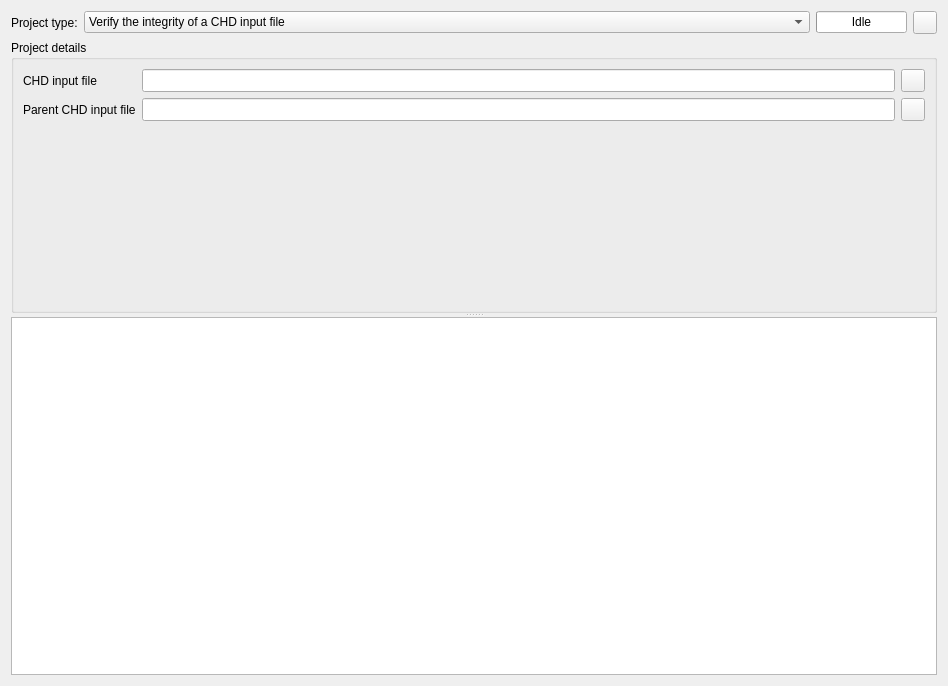
<?xml version="1.0" encoding="UTF-8"?>
<ui version="4.0">
 <class>ProjectWidget</class>
 <widget class="QWidget" name="ProjectWidget">
  <property name="geometry">
   <rect>
    <x>0</x>
    <y>0</y>
    <width>948</width>
    <height>686</height>
   </rect>
  </property>
  <layout class="QGridLayout" name="gridLayout">
   <item row="0" column="0">
    <widget class="QSplitter" name="splitter">
     <property name="orientation">
      <enum>Qt::Vertical</enum>
     </property>
     <widget class="QWidget" name="layoutWidget">
      <layout class="QVBoxLayout" name="verticalLayout" stretch="0,1">
       <item>
        <layout class="QHBoxLayout" name="horizontalLayout">
         <item>
          <widget class="QLabel" name="labelProjectType">
           <property name="sizePolicy">
            <sizepolicy hsizetype="Fixed" vsizetype="Preferred">
             <horstretch>0</horstretch>
             <verstretch>0</verstretch>
            </sizepolicy>
           </property>
           <property name="text">
            <string>Project type:</string>
           </property>
          </widget>
         </item>
         <item>
          <widget class="QComboBox" name="comboBoxProjectType">
           <property name="sizePolicy">
            <sizepolicy hsizetype="MinimumExpanding" vsizetype="Fixed">
             <horstretch>0</horstretch>
             <verstretch>0</verstretch>
            </sizepolicy>
           </property>
           <property name="sizeAdjustPolicy">
            <enum>QComboBox::AdjustToContents</enum>
           </property>
           <item>
            <property name="text">
             <string>Verify the integrity of a CHD input file</string>
            </property>
           </item>
           <item>
            <property name="text">
             <string>Create a raw CHD from an input file</string>
            </property>
           </item>
           <item>
            <property name="text">
             <string>Create a hard disk CHD from an input file</string>
            </property>
           </item>
           <item>
            <property name="text">
             <string>Create a CD CHD from an input file</string>
            </property>
           </item>
           <item>
            <property name="text">
             <string>Create a laserdisc CHD from an input file</string>
            </property>
           </item>
           <item>
            <property name="text">
             <string>Extract raw file from a CHD input file</string>
            </property>
           </item>
           <item>
            <property name="text">
             <string>Extract raw hard disk file from a CHD input file</string>
            </property>
           </item>
           <item>
            <property name="text">
             <string>Extract CD file from a CHD input file</string>
            </property>
           </item>
           <item>
            <property name="text">
             <string>Extract laserdisc AVI file from a CHD input file</string>
            </property>
           </item>
           <item>
            <property name="text">
             <string>Copy data from one CHD to another of the same type</string>
            </property>
           </item>
          </widget>
         </item>
         <item>
          <widget class="QProgressBar" name="progressBar">
           <property name="sizePolicy">
            <sizepolicy hsizetype="Maximum" vsizetype="Fixed">
             <horstretch>0</horstretch>
             <verstretch>0</verstretch>
            </sizepolicy>
           </property>
           <property name="value">
            <number>0</number>
           </property>
           <property name="format">
            <string>Idle</string>
           </property>
          </widget>
         </item>
         <item>
          <widget class="QToolButton" name="toolButtonRun">
           <property name="sizePolicy">
            <sizepolicy hsizetype="Fixed" vsizetype="Minimum">
             <horstretch>0</horstretch>
             <verstretch>0</verstretch>
            </sizepolicy>
           </property>
           <property name="toolTip">
            <string>Run this project</string>
           </property>
           <property name="icon">
            <iconset resource="qchdman.qrc">
             <normaloff>:/data/img/process.png</normaloff>:/data/img/process.png</iconset>
           </property>
          </widget>
         </item>
        </layout>
       </item>
       <item>
        <widget class="QGroupBox" name="groupBoxProjectDetails">
         <property name="title">
          <string>Project details</string>
         </property>
         <layout class="QGridLayout" name="gridLayout_2">
          <property name="margin">
           <number>0</number>
          </property>
          <item row="0" column="0">
           <widget class="QStackedWidget" name="stackedWidgetProjectDetails">
            <property name="currentIndex">
             <number>0</number>
            </property>
            <widget class="QWidget" name="pageVerify">
             <layout class="QGridLayout" name="gridLayout_3">
              <item row="1" column="0">
               <widget class="QLabel" name="labelVerifyParentInputFile">
                <property name="text">
                 <string>Parent CHD input file</string>
                </property>
               </widget>
              </item>
              <item row="0" column="1">
               <widget class="QLineEdit" name="lineEditVerifyInputFile">
                <property name="sizePolicy">
                 <sizepolicy hsizetype="Expanding" vsizetype="Minimum">
                  <horstretch>0</horstretch>
                  <verstretch>0</verstretch>
                 </sizepolicy>
                </property>
               </widget>
              </item>
              <item row="1" column="1">
               <widget class="QLineEdit" name="lineEditVerifyParentInputFile">
                <property name="sizePolicy">
                 <sizepolicy hsizetype="Expanding" vsizetype="Minimum">
                  <horstretch>0</horstretch>
                  <verstretch>0</verstretch>
                 </sizepolicy>
                </property>
               </widget>
              </item>
              <item row="1" column="2">
               <widget class="QToolButton" name="toolButtonBrowseVerifyParentInputFile">
                <property name="sizePolicy">
                 <sizepolicy hsizetype="Fixed" vsizetype="Minimum">
                  <horstretch>0</horstretch>
                  <verstretch>0</verstretch>
                 </sizepolicy>
                </property>
                <property name="icon">
                 <iconset resource="qchdman.qrc">
                  <normaloff>:/data/img/fileopen.png</normaloff>:/data/img/fileopen.png</iconset>
                </property>
               </widget>
              </item>
              <item row="0" column="2">
               <widget class="QToolButton" name="toolButtonBrowseVerifyInputFile">
                <property name="sizePolicy">
                 <sizepolicy hsizetype="Fixed" vsizetype="Minimum">
                  <horstretch>0</horstretch>
                  <verstretch>0</verstretch>
                 </sizepolicy>
                </property>
                <property name="icon">
                 <iconset resource="qchdman.qrc">
                  <normaloff>:/data/img/fileopen.png</normaloff>:/data/img/fileopen.png</iconset>
                </property>
               </widget>
              </item>
              <item row="0" column="0">
               <widget class="QLabel" name="labelVerifyInputFile">
                <property name="text">
                 <string>CHD input file</string>
                </property>
               </widget>
              </item>
              <item row="2" column="0" colspan="3">
               <spacer name="verticalSpacerVerify">
                <property name="orientation">
                 <enum>Qt::Vertical</enum>
                </property>
                <property name="sizeHint" stdset="0">
                 <size>
                  <width>20</width>
                  <height>40</height>
                 </size>
                </property>
               </spacer>
              </item>
             </layout>
            </widget>
            <widget class="QWidget" name="pageCreateRaw"/>
            <widget class="QWidget" name="pageCreateHardDisk"/>
            <widget class="QWidget" name="pageCreateCD"/>
            <widget class="QWidget" name="pageCreateLaserDisc"/>
            <widget class="QWidget" name="pageExtractRaw"/>
            <widget class="QWidget" name="pageExtractHardDisk"/>
            <widget class="QWidget" name="pageExtractCD"/>
            <widget class="QWidget" name="pageExtractLaserDisc"/>
            <widget class="QWidget" name="pageCopy"/>
           </widget>
          </item>
         </layout>
        </widget>
       </item>
      </layout>
     </widget>
     <widget class="QPlainTextEdit" name="plainTextEditProjectLog">
      <property name="toolTip">
       <string>Project log</string>
      </property>
     </widget>
    </widget>
   </item>
  </layout>
 </widget>
 <tabstops>
  <tabstop>comboBoxProjectType</tabstop>
  <tabstop>toolButtonRun</tabstop>
  <tabstop>lineEditVerifyInputFile</tabstop>
  <tabstop>toolButtonBrowseVerifyInputFile</tabstop>
  <tabstop>lineEditVerifyParentInputFile</tabstop>
  <tabstop>toolButtonBrowseVerifyParentInputFile</tabstop>
  <tabstop>plainTextEditProjectLog</tabstop>
 </tabstops>
 <resources>
  <include location="qchdman.qrc"/>
 </resources>
 <connections>
  <connection>
   <sender>comboBoxProjectType</sender>
   <signal>currentIndexChanged(int)</signal>
   <receiver>stackedWidgetProjectDetails</receiver>
   <slot>setCurrentIndex(int)</slot>
   <hints>
    <hint type="sourcelabel">
     <x>187</x>
     <y>12</y>
    </hint>
    <hint type="destinationlabel">
     <x>237</x>
     <y>135</y>
    </hint>
   </hints>
  </connection>
 </connections>
</ui>
